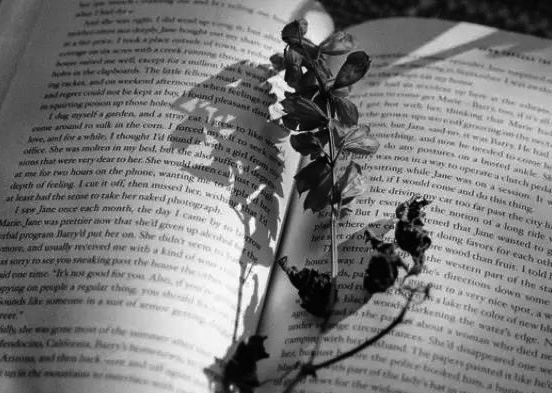
#> input picture opencv/image4.jpg, 552 x 393 px
$ python Func_threshold.py image4.jpg
#> lines starting #> are read from the running program, lines starting #| are printed output that depends on the picture; after the words box and inside, x2 and y2 are one past the last pixel; in counts of white or black regions, pixels touching at a corner belong together
#! /usr/bin/env python
# coding:utf-8
import cv2
import numpy as np
import sys
import matplotlib.pyplot as plt

if __name__=='__main__':
    img = cv2.imread(sys.argv[1], 0)
#> img is the input picture: shape (393, 552); min 0, max 255, mean 122
    # type = 8,otsu算法
    ret,dst = cv2.threshold(img,0,255,type=8)
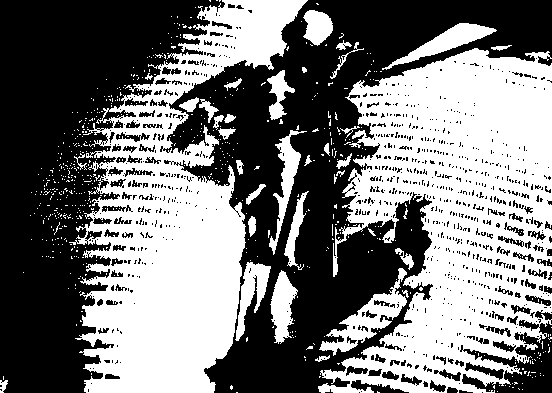
#> dst: shape (393, 552); 47.1% white; 655 white regions (619 under 20 px), largest, box (x1, y1, x2, y2) and area: (318, 48, 552, 393) 48746, (69, 0, 308, 393) 41063, (319, 268, 407, 356) 2069
#> ret = 124
    cv2.imshow('1',dst)
    hist = cv2.calcHist([img],[0],None,[256],[0,256])
#> hist = 256 values, max 1972 at index 86, min 5 at index 254, mean 847.4
    plt.plot(range(len(hist)), hist, 'r', linewidth=2, c='black')
    plt.show()
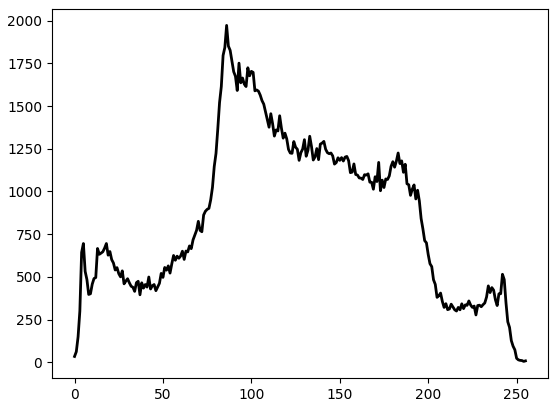
#> figure drawn by matplotlib, 1 panel; curve peaks at x = 86, y = 1972
    cv2.waitKey()
    cv2.destroyAllWindows()
